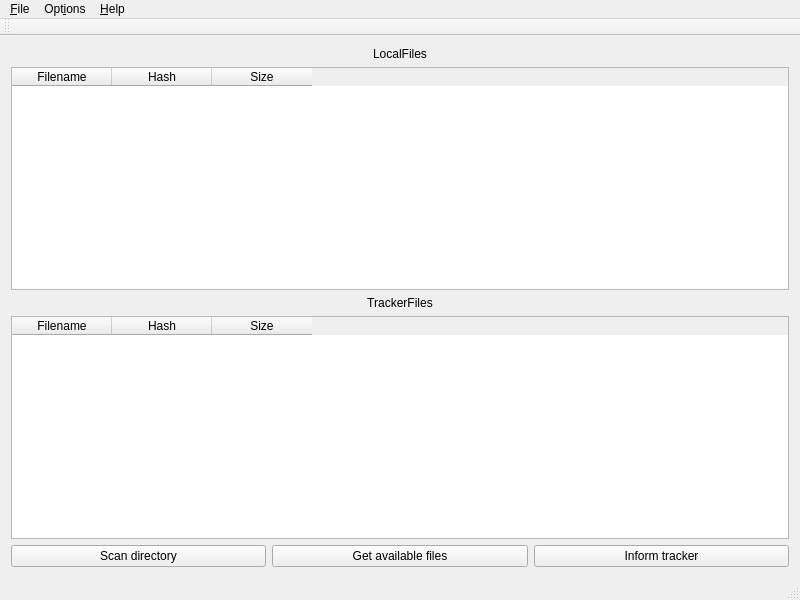
<?xml version="1.0" encoding="UTF-8"?>
<ui version="4.0">
 <class>MainWindow</class>
 <widget class="QMainWindow" name="MainWindow">
  <property name="geometry">
   <rect>
    <x>0</x>
    <y>0</y>
    <width>800</width>
    <height>600</height>
   </rect>
  </property>
  <property name="windowTitle">
   <string>MainWindow</string>
  </property>
  <widget class="QWidget" name="centralWidget">
   <layout class="QGridLayout" name="gridLayout">
    <item row="0" column="1">
     <widget class="QLabel" name="label">
      <property name="text">
       <string>LocalFiles</string>
      </property>
      <property name="alignment">
       <set>Qt::AlignCenter</set>
      </property>
     </widget>
    </item>
    <item row="4" column="0">
     <widget class="QPushButton" name="scanDirectoryButton">
      <property name="text">
       <string>Scan directory</string>
      </property>
     </widget>
    </item>
    <item row="4" column="1">
     <widget class="QPushButton" name="getFilesButton">
      <property name="text">
       <string>Get available files</string>
      </property>
     </widget>
    </item>
    <item row="4" column="2">
     <widget class="QPushButton" name="registerButton">
      <property name="text">
       <string>Inform tracker</string>
      </property>
     </widget>
    </item>
    <item row="3" column="0" colspan="3">
     <widget class="QTableWidget" name="availableFilesTableWidget">
      <property name="editTriggers">
       <set>QAbstractItemView::NoEditTriggers</set>
      </property>
      <column>
       <property name="text">
        <string>Filename</string>
       </property>
      </column>
      <column>
       <property name="text">
        <string>Hash</string>
       </property>
      </column>
      <column>
       <property name="text">
        <string>Size</string>
       </property>
      </column>
     </widget>
    </item>
    <item row="1" column="0" colspan="3">
     <widget class="QTableWidget" name="downloadingFilesTableWidget">
      <property name="rowCount">
       <number>0</number>
      </property>
      <attribute name="horizontalHeaderCascadingSectionResizes">
       <bool>false</bool>
      </attribute>
      <attribute name="horizontalHeaderShowSortIndicator" stdset="0">
       <bool>false</bool>
      </attribute>
      <attribute name="horizontalHeaderStretchLastSection">
       <bool>false</bool>
      </attribute>
      <attribute name="verticalHeaderStretchLastSection">
       <bool>false</bool>
      </attribute>
      <column>
       <property name="text">
        <string>Filename</string>
       </property>
      </column>
      <column>
       <property name="text">
        <string>Hash</string>
       </property>
      </column>
      <column>
       <property name="text">
        <string>Size</string>
       </property>
      </column>
     </widget>
    </item>
    <item row="2" column="1">
     <widget class="QLabel" name="label_2">
      <property name="text">
       <string>TrackerFiles</string>
      </property>
      <property name="alignment">
       <set>Qt::AlignCenter</set>
      </property>
     </widget>
    </item>
   </layout>
  </widget>
  <widget class="QMenuBar" name="menuBar">
   <property name="geometry">
    <rect>
     <x>0</x>
     <y>0</y>
     <width>800</width>
     <height>30</height>
    </rect>
   </property>
   <widget class="QMenu" name="menuFile">
    <property name="title">
     <string>&amp;File</string>
    </property>
   </widget>
   <widget class="QMenu" name="menuOptions">
    <property name="title">
     <string>Opt&amp;ions</string>
    </property>
   </widget>
   <widget class="QMenu" name="menuHelp">
    <property name="title">
     <string>&amp;Help</string>
    </property>
   </widget>
   <addaction name="menuFile"/>
   <addaction name="menuOptions"/>
   <addaction name="menuHelp"/>
  </widget>
  <widget class="QToolBar" name="mainToolBar">
   <attribute name="toolBarArea">
    <enum>TopToolBarArea</enum>
   </attribute>
   <attribute name="toolBarBreak">
    <bool>false</bool>
   </attribute>
  </widget>
  <widget class="QStatusBar" name="statusBar"/>
 </widget>
 <layoutdefault spacing="6" margin="11"/>
 <resources/>
 <connections>
  <connection>
   <sender>getFilesButton</sender>
   <signal>released()</signal>
   <receiver>MainWindow</receiver>
   <slot>getAvailableFilesButtonClicked()</slot>
   <hints>
    <hint type="sourcelabel">
     <x>399</x>
     <y>553</y>
    </hint>
    <hint type="destinationlabel">
     <x>399</x>
     <y>299</y>
    </hint>
   </hints>
  </connection>
  <connection>
   <sender>registerButton</sender>
   <signal>released()</signal>
   <receiver>MainWindow</receiver>
   <slot>informTrackerButtonClicked()</slot>
   <hints>
    <hint type="sourcelabel">
     <x>664</x>
     <y>553</y>
    </hint>
    <hint type="destinationlabel">
     <x>399</x>
     <y>299</y>
    </hint>
   </hints>
  </connection>
  <connection>
   <sender>availableFilesTableWidget</sender>
   <signal>cellDoubleClicked(int,int)</signal>
   <receiver>MainWindow</receiver>
   <slot>trackerFileRowDoubleClicked(int,int)</slot>
   <hints>
    <hint type="sourcelabel">
     <x>399</x>
     <y>424</y>
    </hint>
    <hint type="destinationlabel">
     <x>399</x>
     <y>299</y>
    </hint>
   </hints>
  </connection>
 </connections>
 <slots>
  <slot>getAvailableFilesButtonClicked()</slot>
  <slot>informTrackerButtonClicked()</slot>
  <slot>trackerFileRowDoubleClicked(int,int)</slot>
 </slots>
</ui>
